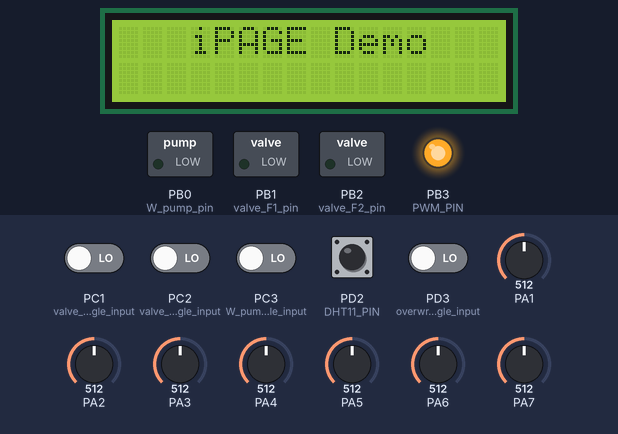
The program below on a simulated ATmega16, built with avr-gcc and emulated at 8 MHz. Parts: 16×2 character LCD, switched loads named in the program (green lamp = pin HIGH), output pins drawn as LEDs (lit = HIGH). Wiring (inferred from the names in the program): character LCD (HD44780): RS PD4; R/W PD5; E PD6; data PC4, PC5, PC6, PC7. Inputs (shaded band) come from the test bench; at power-on: PD2 (DHT11_PIN) HIGH, PC1 (valve_1_toggle_input), PC2 (valve_2_toggle_input), PC3 (W_pump_toggle_input), PD3 (overwrite_toggle_input) LOW, PA6 = 512, PA5 = 512, PA1 = 512, PA2 = 512, PA3 = 512, PA4 = 512, PA7 = 512. Pins used as bus, display or sensor lines are not drawn; what the program prints to the serial monitor is not drawn.

Above: at 3.5 s.
3.6 s: PD3 (overwrite_toggle_input) driven HIGH
At 6.1 s:
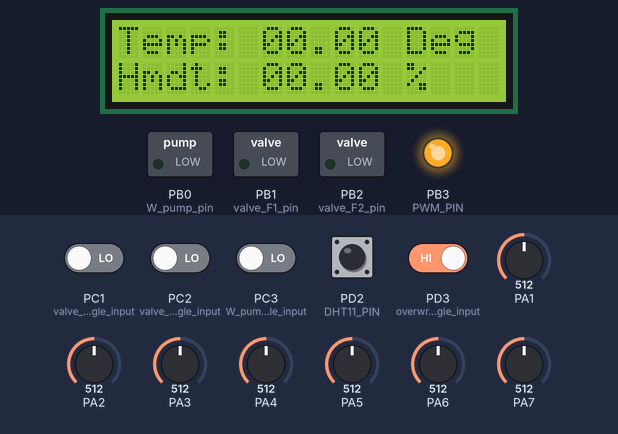
6.2 s: PD3 (overwrite_toggle_input) driven LOW
9.4 s: PA6 set to 710
At 10.3 s:
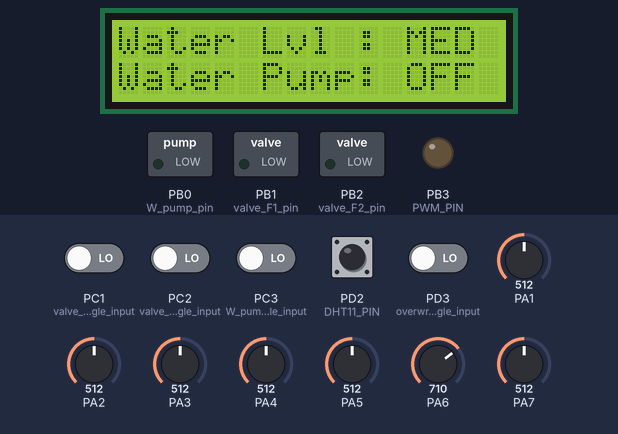
12.6 s: PC1 (valve_1_toggle_input) driven HIGH
At 14.4 s:
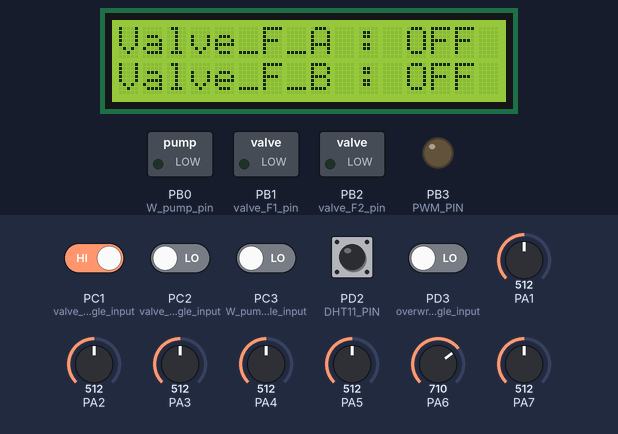
15.4 s: PC1 (valve_1_toggle_input) driven LOW
18.6 s: PA5 set to 710
At 31.2 s:
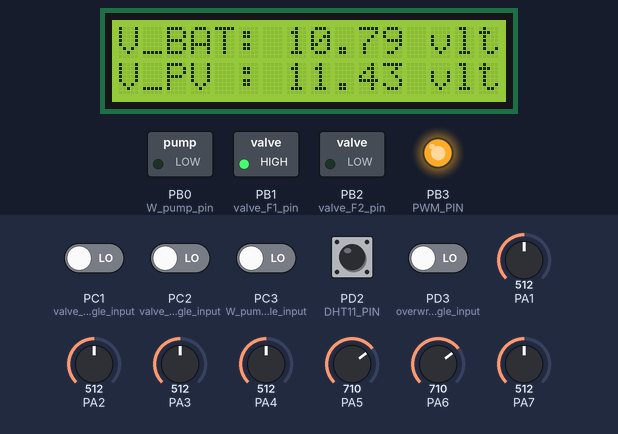
Timing chart, 0 to 32.0 s (numbered marks = the images above; inputs shaded):
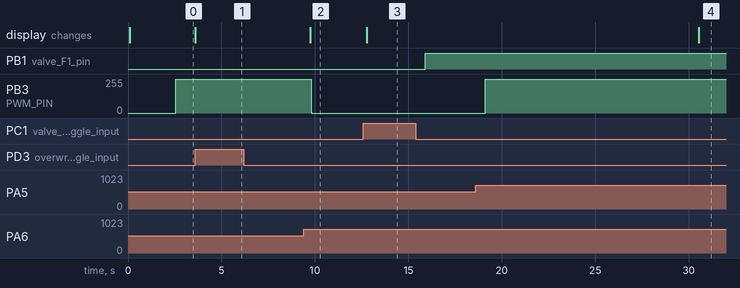

Measured:
- after the input at 3.6 s, the display: changes at once (image 1)
- after the input at 9.4 s, PB3 (PWM_PIN): 255/255 → 0/255 after 0.40 s; the display: changes after 0.36 s (image 2)
- after the input at 12.6 s, the display: changes after 0.18 s (image 3)
- after the input at 15.4 s, PB1 (valve_F1_pin): LOW → HIGH after 0.50 s
- after the input at 18.6 s, PB3 (PWM_PIN): 0/255 → 255/255 after 0.53 s; the display: changes after 11.9 s (image 4)

The program:

main.c
```c
/*
 * 2020_12_01_Smart_Irrigation_V1.0.05.c
 *
 * Created: 11/30/2020 3:36:37 PM
 * Author : Mohaimen
 */

#define F_CPU 8000000UL

#include <avr/io.h>
#include <stdlib.h>
#include <stdio.h>
#include <util/delay.h>
#include <avr/interrupt.h>
#include <stdbool.h>
#include "lcd_lib.h"
#include "USART_Routines.h"
#include "DHT.h"
#include "FTOA.h"		//--- float to string conversion >> float_to_string.c
#include "auto.h"		//--- Automation				 >> Automation.c
#include "control.h"	//--- system control			 >> control.c
#include "HMI.h"

#define PWM_PIN		    PB3
#define set_duty_95_P 	245
#define set_duty_10_P	27
#define DHT_call_time	30

bool manual_overwrite = false;	//--- this flag decide >> system run at manually or auto, and this flag control by pressing any button
bool valve_F1 = false, valve_F2 = false;
bool waterPump = false;

int counter = 0, page_count = 0;
int VPV_SEN_VAL  = 0;
int VBAT_SEN_VAL = 0;
int iwater_level_sen_val = 0;
int imois_sen_val[7];
int iavg_moisture_FA = 0, iavg_moisture_FB = 0;

float fpanel_voltage = 0.00;
float fbattery_voltage = 0.00;

char wtrStr[10]; char moisStr[10];

void Fixed_Operation();

int main(void)
{
	DDRB |= (1 << PWM_PIN);                  DDRB |= (1 << W_pump_pin);
	DDRB |= (1 << valve_F1_pin);             DDRB |= (1 << valve_F2_pin);

	DDRC &= (~(1 << valve_1_toggle_input));  DDRC &= (~(1 << valve_2_toggle_input));
	DDRC &= (~(1 << W_pump_toggle_input));   DDRD &= (~(1 << overwrite_toggle_input));

	PORTB &= (~(1 << W_pump_pin));  PORTB &= (~(1 << valve_F1_pin));  PORTB &= (~(1 << valve_F2_pin));

	ADC_Init();	LCDinit(); LCDclr(); USART_Init();
	LCDWriteString("   iPAGE Demo   ");
	transmitString("Smart Irrigation System"); TX_NEWLINE;

	OCR0 = set_duty_10_P;	//--- initial duty cycle 10%
	TCCR0 |= (1 << WGM00) | (1 << WGM01) | (1 << COM01) | (1 << CS00) | (1 << CS02);

	TCCR1B |= (1 << CS12);	//Timer1, Normal mode, 256 prescaler
	TIMSK |= (1 << TOIE1);	//Enable Timer1 overflow interrupt
	TCNT1 = 34285;			//Input value to TCNT1
	sei();					//Enable Global interrupt
	transmitString_P(PSTR("Timer configured for 1-second interrupt...")); TX_NEWLINE;

	testBlink (); //--- Used to skip multiple pulse while sending request signal to DHT
	LCDclr();

    while(1)
	{
		TX_NEWLINE; transmitString("---In main loop---"); TX_NEWLINE; TX_NEWLINE;

	    Fixed_Operation();
		Automation();
		system_control();
		HMI();
	}
}

void Fixed_Operation()
{
	if(counter >= DHT_call_time)
	{
		Read_DHT();
		counter = 0;
	}
}

int readADCValue(unsigned char channel)		//Read ADC value from channel
{
	unsigned int ADCH_temp = 0, ADC_temp = 0;

	ADMUX = 0b01000000 | channel;			 //Select channel
	ADCSRA |= (1 << ADSC);					 //Start conversion

	while(!(ADCSRA & (1 << ADIF)));			 //wait for conversion done

	ADC_temp = ADCL;						 //read out ADCL register
	ADCH_temp = ADCH;						 //read out ADCH register
	ADC_temp = ADC_temp + (ADCH_temp << 8);	 //Merge 10 bit result

	return ADC_temp;
}

ISR(TIMER1_OVF_vect)		//ISR for Timer1 overflow
{
	counter++;

	page_count++;
	if(page_count > 15)
	{
	  page_count = 0;
	}

	TCNT1 = 34285;			//Input value to TCNT1
	TIFR |= 1 << TOV1;		//Clear Timer1 Overflow Flag
}
```

Automation.c
```c
/*
 * Automation.c
 *
 * Created: 11/26/2020 3:16:08 PM
 *  Author: Mohaimen
 */
#define F_CPU 8000000UL
#include <avr/io.h>
#include <stdlib.h>
#include <stdio.h>
#include <util/delay.h>
#include <stdbool.h>
#include "lcd_lib.h"
#include "USART_Routines.h"
#include "DHT.h"
#include "FTOA.h"
#include "auto.h"

//-- mois_sen_A1_pin = 1, mois_sen_A2_pin = 2,
//-- mois_sen_B1_pin = 3, mois_sen_B2_pin = 4,  water_level_sen_pin = 7

#define VPV_SEN_PIN					5
#define VBAT_SEN_PIN				6
#define VBAT_Offset_val             0.0152
#define VPV_Offset_val              0.0161

#define water_level_sen_pin		    7
#define water_level_low_threshold   200
#define water_level_high_threshold  700
#define water_tank_full             950
#define average_moisture_low_val    300
#define average_moisture_high_val   850


void ADC_Init()
{
	ADMUX  |= 1 << REFS0;		//Reference is AVCC with external capacitor at AREF pin. Right adjust the result
	ADCSRA |= 1 << ADPS1;		//Division factor: 4, single conversion mode
	ADCSRA |= (1 << ADEN);		//Enable ADC
}

void Automation()
{
  read_field_moisture();
  Gen_valve_command();
  monitor_water_level();
  Gen_pump_command();
  VBAT_VPV();
}

void read_field_moisture()
{
	for(int mois_sen_pin = 1; mois_sen_pin < 5; mois_sen_pin++)
	{
		char mois_sen_pin_Str[10];
		imois_sen_val[mois_sen_pin] = readADCValue(mois_sen_pin);
		itoa(imois_sen_val[mois_sen_pin], moisStr, 10);
		transmitString("Moisture sensor_");
		itoa(mois_sen_pin, mois_sen_pin_Str, 10); transmitString(mois_sen_pin_Str);
		transmitString(" value = "); transmitString(moisStr);
		TX_NEWLINE;
	}

	{
	 iavg_moisture_FA = ((imois_sen_val[1] + imois_sen_val[2]) / 2);
	 itoa(iavg_moisture_FA, moisStr, 10);
	 transmitString("Average Moisture of Field_A = "); transmitString(moisStr);

	 iavg_moisture_FB = ((imois_sen_val[3] + imois_sen_val[4]) / 2);
	 itoa(iavg_moisture_FB, moisStr, 10);
	 transmitString("  Average Moisture of Field_B = "); transmitString(moisStr);
	 TX_NEWLINE;
	}
}

void Gen_valve_command()
{
	if(manual_overwrite == false)
	{
		if(iavg_moisture_FA <= average_moisture_low_val)
		  {valve_F1 = true; transmitString(" valve_F1 = true "); TX_NEWLINE;}
		if(iavg_moisture_FA >= average_moisture_high_val)
		  {valve_F1 = false; transmitString(" valve_F1 = false "); TX_NEWLINE;}
		if(iavg_moisture_FB <= average_moisture_low_val)
		  {valve_F2 = true; transmitString(" valve_F2 = true "); TX_NEWLINE;}
		if(iavg_moisture_FB >= average_moisture_high_val)
		  {valve_F2 = false; transmitString(" valve_F2 = false "); TX_NEWLINE;}
	}
	else {}
}

void monitor_water_level()
{
	iwater_level_sen_val = readADCValue(water_level_sen_pin);
	itoa(iwater_level_sen_val, wtrStr, 10);
	transmitString("Water Level sensor value = "); transmitString(wtrStr); TX_NEWLINE;

	if(iwater_level_sen_val <= water_level_low_threshold)
	  {transmitString("Tank Water Level : "); transmitString("LOW"); TX_NEWLINE;}
	else if((iwater_level_sen_val > water_level_low_threshold) && (iwater_level_sen_val < water_level_high_threshold))
	  {transmitString("Tank Water Level : "); transmitString("MEDIUM"); TX_NEWLINE;}
	else if((iwater_level_sen_val >= water_level_high_threshold) && (iwater_level_sen_val < water_tank_full))
	  {transmitString("Tank Water Level : "); transmitString("HIGH"); TX_NEWLINE;}
	else if(iwater_level_sen_val >= water_tank_full)
	  {transmitString("Tank FULL"); TX_NEWLINE;}
}

void Gen_pump_command()
{
	if(manual_overwrite == false)
	{
		if(iwater_level_sen_val <= water_level_low_threshold)
		  {waterPump = true; transmitString(" waterPump = true "); TX_NEWLINE;}
		if(iwater_level_sen_val >= water_tank_full)
		  {waterPump = false; transmitString(" waterPump = false "); TX_NEWLINE;}
	}
	else {}
}

void VBAT_VPV()
{
	VBAT_SEN_VAL = readADCValue(VBAT_SEN_PIN);
	fbattery_voltage = (VBAT_SEN_VAL * VBAT_Offset_val);

	VPV_SEN_VAL = readADCValue(VPV_SEN_PIN);
	fpanel_voltage = (VPV_SEN_VAL * VPV_Offset_val);
}

/*int MAP(int input, int input_start, int input_end, int output_start, int output_end)
{
	int map_val = ((input - input_start) * (output_end - output_start));
	map_val     = (int)(map_val / (input_end - input_start));
	map_val     = (map_val * output_start);
	return map_val;
}*/
```

DHT.c
```c
/*
 * DHT.c
 *
 * Created: 11/25/2020 6:30:19 PM
 *  Author: Mohaimen
 */
#define F_CPU 8000000UL
#include <avr/io.h>
#include <stdlib.h>
#include <stdio.h>
#include <util/delay.h>
#include "lcd_lib.h"
#include "USART_Routines.h"
#include "FTOA.h"

#define DHT11_PIN  2
char tmpStr[20]; char hdtStr[20];
uint8_t c=0, I_RH, D_RH, I_Temp, D_Temp, CheckSum;
float tmp = 0.00, hdt = 0.00;

void Request()				//--- Micro-controller send start pulse/request
{
	DDRD |= (1<<DHT11_PIN);
	PORTD &= ~(1<<DHT11_PIN);	//--- set to low pin
	_delay_ms(20);			    //--- wait for 20ms
	PORTD |= (1<<DHT11_PIN);	//--- set to high pin
}

void Response()				    //--- receive response from DHT11
{
	DDRD &= ~(1<<DHT11_PIN);
	while(PIND & (1<<DHT11_PIN));
	while((PIND & (1<<DHT11_PIN))==0);
	while(PIND & (1<<DHT11_PIN));
}

uint8_t Receive_data()							//--- receive data
{
	for (int q=0; q<8; q++)
	{
		while((PIND & (1<<DHT11_PIN)) == 0);	//--- check received bit 0 or 1
		_delay_us(30);
		if(PIND & (1<<DHT11_PIN))				//--- if high pulse is greater than 30ms
		c = (c<<1)|(0x01);						//--- then its logic HIGH
		else									//--- otherwise its logic LOW
		c = (c<<1);
		while(PIND & (1<<DHT11_PIN));
	}
	return c;
}

void testBlink ()
{

	DDRD |= (1<<DHT11_PIN);
	PORTD &= ~(1<<DHT11_PIN);		//--- set to low pin
	_delay_ms(20);					//--- wait for 20ms
	PORTD |= (1<<DHT11_PIN);		//--- set to high pin
	DDRD &= ~(1<<DHT11_PIN);
	_delay_ms(2000);				//--- wait for 2000ms
}


void Read_DHT()
{
	Request();					//--- send start pulse
	Response();					//--- receive response
	I_RH = Receive_data();		//--- store first eight bit in I_RH
	D_RH = Receive_data();		//--- store next eight bit in D_RH
	I_Temp = Receive_data();    //--- store next eight bit in I_Temp
	D_Temp = Receive_data();	//--- store next eight bit in D_Temp
	CheckSum = Receive_data();	//--- store next eight bit in CheckSum

	if ((I_RH + D_RH + I_Temp + D_Temp) != CheckSum)
	{
		transmitString("Data not valid"); TX_NEWLINE;
	}

	else
	{
		tmp = I_Temp + (D_Temp/10);
		hdt = I_RH + (D_RH/10);

		ftoa(tmp, tmpStr, 2);
		transmitString_P(PSTR("Temperature = "));
		transmitString(tmpStr);
		transmitString_P(PSTR(" Deg"));

		ftoa(hdt, hdtStr, 2);
		transmitString_P(PSTR("  Humidity = "));
		transmitString(hdtStr); transmitString_P(PSTR(" %")); TX_NEWLINE;
	}
	_delay_ms(2000);	//--- This 1 second delay is must either in this function or in main loop
}
```

DHT.h
```c
/*
 * DHT.h
 *
 * Created: 11/25/2020 6:34:51 PM
 *  Author: Mohaimen
 */


#ifndef DHT_H_
#define DHT_H_


void testBlink ();
void Request();
void Response();
uint8_t Receive_data();
void Read_DHT();


#endif /* DHT_H_ */
```

FTOA.h
```c
/*
 * FTOA.h
 *
 * Created: 11/25/2020 7:17:05 PM
 *  Author: pc
 */


#ifndef FTOA_H_
#define FTOA_H_


void reverse();
int intToStr();
void ftoa();


#endif /* FTOA_H_ */
```

HMI.c
```c
/*
 * HMI.c
 *
 * Created: 11/26/2020 10:01:26 PM
 *  Author: Mohaimen
 */

#define F_CPU 8000000UL
#include <avr/io.h>
#include <stdlib.h>
#include <stdio.h>
#include <util/delay.h>
#include <stdbool.h>
#include "lcd_lib.h"
#include "USART_Routines.h"
#include "DHT.h"
#include "FTOA.h"		//--- float to string conversion >> float_to_string.c
#include "auto.h"		//--- Automation				 >> Automation.c
#include "control.h"	//--- system control			 >> control.c
#include "HMI.h"

char data;
void page_one();
void page_two();
void page_three();
void wtr_lvl_cndn();
void wtr_pump_cndn();
void page_four();
void valve_status_cndn();
void page_five();

void HMI()
{
	auto_manual_select();
	manual_valve_command();
	manual_pump_command();
	BT_Command();
	show_display();
}

void auto_manual_select()
{
	Button__Command();
	BT_Command();
}

void Button__Command()
{
  if(PIND & (1 << overwrite_toggle_input))
  {
	  manual_overwrite = !manual_overwrite;
	  while(PIND & (1 << overwrite_toggle_input))
	  _delay_ms(20);
  }
}

void manual_valve_command()
{
	if(manual_overwrite == true)
	{
		if(PINC & (1 << valve_1_toggle_input))
		{
		   valve_F1 = !valve_F1;
		   while(PINC & (1 << valve_1_toggle_input))
		   _delay_ms(20);
	    }

		if(PINC & (1 << valve_2_toggle_input))
		{
		   valve_F2 = !valve_F2;
		   while(PINC & (1 << valve_2_toggle_input))
		   _delay_ms(20);
		}
	}
}

void manual_pump_command()
{
  if(manual_overwrite == true)
  {
	if(PINC & (1 << W_pump_toggle_input))
	{
	  waterPump = !waterPump;
	  while(PINC & (1 << W_pump_toggle_input))
	  _delay_ms(20);
    }
  }
}

void BT_Command()
{
  data = receiveByte();

  switch (data)
  {
	case 'A':
		 {if(manual_overwrite == true)
			 {valve_F1 = !valve_F1; data = ' '; TX_NEWLINE;}
		  else
		     {valve_F1 = valve_F1; data = ' '; TX_NEWLINE;}
	     }
	  break;

	case 'B':
		 {if(manual_overwrite == true)
			 {valve_F2 = !valve_F2; data = ' '; TX_NEWLINE;}
		  else
		     {valve_F2 = valve_F2; data = ' '; TX_NEWLINE;}
		 }
	  break;

	case 'P':
		 {if(manual_overwrite == true)
			 {waterPump = !waterPump; data = ' '; TX_NEWLINE;}
		  else
		     {waterPump = waterPump; data = ' '; TX_NEWLINE;}
		 }
	  break;

	case 'O':
		 {manual_overwrite = !manual_overwrite; data = ' '; TX_NEWLINE;}
	  break;

	case '?':
	     {data = ' '; TX_NEWLINE;}
	  break;

	default :
	     {data = ' '; TX_NEWLINE;}
	  break;
  }
}

void show_display()
{
  if(page_count <= 3)
   {page_one();}

  if(page_count > 3 && page_count <= 6)
   {page_two();}

  if(page_count > 6 && page_count <= 9)
   {page_three();}

  if(page_count > 9 && page_count <= 12)
   {page_four();}

  if(page_count > 12 && page_count <= 15)
   {page_five();}
}

void page_one()
{
  LCDWriteStringXY(0, 0,"Temp: "); LCDWriteIntXY(6, 0, I_Temp, 2);
  LCDWriteStringXY(8, 0,"."); LCDWriteIntXY(9, 0, D_Temp, 2); LCDWriteStringXY(11, 0," Deg ");
  LCDWriteStringXY(0, 1,"Hmdt: "); LCDWriteIntXY(6, 1, I_RH, 2);
  LCDWriteStringXY(8, 1,"."); LCDWriteIntXY(9, 1, D_RH, 2); LCDWriteStringXY(11, 1," %   ");
}

void page_two()
{
  LCDWriteStringXY(0, 0,"A1:"); LCDWriteIntXY(3, 0, imois_sen_val[1], 4);
  LCDWriteStringXY(7, 0," A2:"); LCDWriteIntXY(11, 0, imois_sen_val[2], 4);
  LCDWriteStringXY(0, 1,"B1:"); LCDWriteIntXY(3, 1, imois_sen_val[3], 4);
  LCDWriteStringXY(7, 1," B2:"); LCDWriteIntXY(11, 1, imois_sen_val[4], 4);
  LCDWriteStringXY(15, 1," ");
}

void page_three()
{
 LCDWriteStringXY(0, 0,"Water Lvl : ");
 wtr_lvl_cndn();
 LCDWriteStringXY(0, 1,"Water Pump: ");
 wtr_pump_cndn();
}

void wtr_lvl_cndn()
{
	if(iwater_level_sen_val <= water_level_low_threshold)
	 {LCDWriteStringXY(12, 0,"LOW ");}

	if((iwater_level_sen_val > water_level_low_threshold) && (iwater_level_sen_val < water_level_high_threshold))
	 {LCDWriteStringXY(12, 0,"MED ");}

	if((iwater_level_sen_val >= water_level_high_threshold) && (iwater_level_sen_val < water_tank_full))
	 {LCDWriteStringXY(12, 0,"HIGH")};

	if(iwater_level_sen_val >= water_tank_full)
	 {LCDWriteStringXY(12, 0,"FULL");}
}

void wtr_pump_cndn()
{
 if(waterPump == false)
  {LCDWriteStringXY(12, 1,"OFF ");}

 if(waterPump == true)
  {LCDWriteStringXY(12, 1,"ON  ");}
}

void page_four()
{
 LCDWriteStringXY(0, 0,"Valve_F_A : ");
 LCDWriteStringXY(0, 1,"Valve_F_B : ");
 valve_status_cndn();
}

void valve_status_cndn()
{
 if(valve_F1 == false)
  {LCDWriteStringXY(12, 0,"OFF ");}

 if(valve_F1 == true)
  {LCDWriteStringXY(12, 0,"ON  ");}

 if(valve_F2 == false)
  {LCDWriteStringXY(12, 1,"OFF ");}

 if(valve_F2 == true)
  {LCDWriteStringXY(12, 1,"ON  ");}
}

void page_five()
{
 int vbat   = fbattery_voltage * 100;
 int dc_vbat = (vbat % 100);

 int vpv = fpanel_voltage * 100;
 int dc_vpv = (vpv % 100);

 LCDWriteStringXY(0, 0,"V_BAT: ");
 LCDWriteIntXY(7, 0, fbattery_voltage, 2);
 LCDWriteStringXY(9, 0,".");
 LCDWriteIntXY(10, 0, dc_vbat, 2);
 LCDWriteStringXY(12, 0," vlt");

 LCDWriteStringXY(0, 1,"V_PV : ");
 LCDWriteIntXY(7, 1, fpanel_voltage, 2);
 LCDWriteStringXY(9, 1,".");
 LCDWriteIntXY(10, 1, dc_vpv, 2);
 LCDWriteStringXY(12, 1," vlt");
}
```

HMI.h
```c
/*
 * HMI.h
 *
 * Created: 11/26/2020 10:01:48 PM
 *  Author: Mohaimen
 */


#ifndef HMI_H_
#define HMI_H_

char data;
extern page_count;
extern uint8_t I_Temp;
extern uint8_t D_Temp;
extern uint8_t I_RH;
extern uint8_t D_RH;

#define overwrite_toggle_input	    PD3
#define valve_1_toggle_input	    PC1
#define valve_2_toggle_input	    PC2
#define W_pump_toggle_input	        PC3
#define water_level_sen_pin		    7
#define water_level_low_threshold   200
#define water_level_high_threshold  700
#define water_tank_full             950
#define average_moisture_low_val    300
#define average_moisture_high_val   850

void HMI();
void auto_manual_select();
void Button__Command();
void BT_Command();
void manual_valve_command();
void manual_pump_command();
void show_display();

#endif /* HMI_H_ */
```

USART_Routines.h
```c
#ifndef _UART_ROUTINES_H_

	#define _UART_ROUTINES_H_

	#define F_CPU 8000000UL

	#include <avr/io.h>
	#include <avr/pgmspace.h>

	#define USART_BAUDRATE 9600
	#define BAUD_PRESCALE (((F_CPU / (USART_BAUDRATE * 16UL))) - 1)

	#define TX_NEWLINE {transmitByte(0x0D); transmitByte(0x0A);}
	#define CHAR 0
	#define INT  1
	#define LONG 2

	void USART_Init(void);
	void transmitByte(unsigned char);
	void transmitString_P(const char*);
	void transmitString(char*);
	unsigned char receiveByte(void);
	void transmitHex(unsigned char dataType, unsigned long data);

#endif
```

auto.h
```c
/*
 * auto.h
 *
 * Created: 11/26/2020 3:19:31 PM
 *  Author: pc
 */


#ifndef AUTO_H_
#define AUTO_H_

extern bool manual_overwrite;
extern bool valve_F1, valve_F2;
extern bool waterPump;

extern int iwater_level_sen_val;
extern int imois_sen_val[7];
extern int iavg_moisture_FA, iavg_moisture_FB;
extern char wtrStr[10]; extern char moisStr[10];

extern int VPV_SEN_VAL;
extern int VBAT_SEN_VAL;

float fpanel_voltage;
float fbattery_voltage;

void ADC_Init();
void Automation();
void read_field_moisture();
void Gen_valve_command();
void monitor_water_level();
void Gen_pump_command();
void VBAT_VPV();

#endif /* AUTO_H_ */
```

control.h
```c
/*
 * control.h
 *
 * Created: 11/26/2020 6:55:40 PM
 *  Author: Mohaimen
 */


#ifndef CONTROL_H_
#define CONTROL_H_


#define   W_pump_pin     PB0
#define   valve_F1_pin   PB1
#define   valve_F2_pin   PB2

void system_control();
void pump_control();
void valve_control();
void MOSFET_CONTROL();

extern bool waterPump;
extern bool valve_F1, valve_F2;

#endif /* CONTROL_H_ */
```

Source omitted: USART_Routines.c (2622 bytes), control.c (1795 bytes), float_to_string.c (1556 bytes), lcd_lib.c (5262 bytes), lcd_lib.h (3953 bytes)
